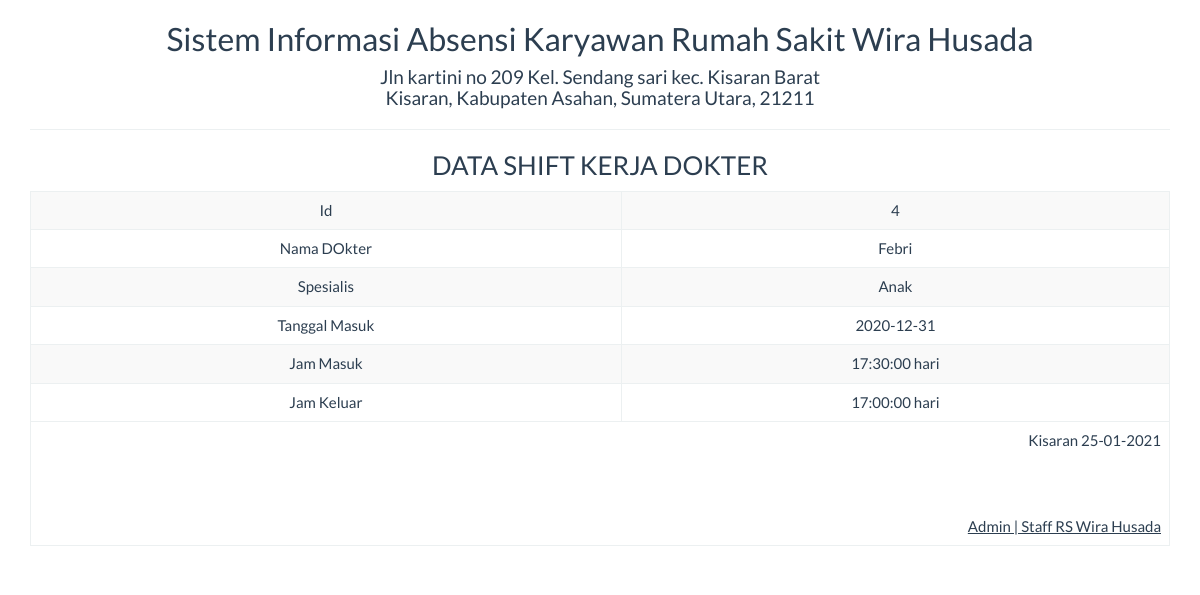
The app's page /report/shift_satu.php?id=4 with its own data.
### tables this page shows
CREATE TABLE `tb_shift` (
  `id` int(4) NOT NULL,
  `nm_dokter` varchar(30) NOT NULL,
  `spesialis` enum('Penyakit Dalam','Anak','Gigi dan Mulut','THT','Mata','Kulit dan Kelamin','Kandungan','Tulang','Saraf','Psikiater') NOT NULL,
  `tgl_kerja` date NOT NULL,
  `jam_masuk` time NOT NULL,
  `jam_keluar` time NOT NULL
);

### report/shift_satu.php (the view, shortened to what this page needs)
<!DOCTYPE html>
<html>
    <head>
        <link href="../Assets/css/bootstrap.min.css" rel="stylesheet" type="text/css"/>
    </head>
    <body onload="print()">
        <?php
        include '../config/koneksi.php';
        $sql = "SELECT * FROM tb_shift WHERE id='" . $_GET ['id'] . "'";
        $query = mysqli_query($koneksi, $sql) or die("SQL Detail error");
        $data = mysqli_fetch_array($query);
        ?>
        <div class="container">
            <div class='row'>
                <div class="col-sm-12">
                    <div class="text-center">
                        <h2>Sistem Informasi Absensi Karyawan Rumah Sakit Wira Husada</h2>
                        <h4>Jln kartini no 209 Kel. Sendang sari kec. Kisaran Barat<br> Kisaran, Kabupaten Asahan, Sumatera Utara, 21211</h4>
                        <hr>
                        <h3>DATA SHIFT KERJA DOKTER</h3>
                        <table class="table table-bordered table-striped table-hover">
                            <tbody>
								<tr>
                                    <td>Id</td> <td><?= $data['id'] ?></td>
                                </tr>
                                <tr>
                                    <td>Nama DOkter</td> <td><?= $data['nm_dokter'] ?></td>
                                </tr>
                                <tr>
                                    <td>Spesialis</td> <td><?= $data['spesialis'] ?></td>
                                </tr>
                                <tr>
                                    <td>Tanggal Masuk</td> <td><?= $data['tgl_kerja'] ?></td>
                                </tr>
								<tr>
                                    <td>Jam Masuk</td> <td><?= $data['jam_masuk'] ?> hari</td>
                                </tr>
                                <tr>
                                    <td>Jam Keluar</td> <td><?= $data['jam_keluar'] ?> hari</td>
                                </tr>
                            </tbody>
                            <tfoot>
                                <tr>
                                    <td colspan="2" class="text-right">
                                        Kisaran  <?= date("d-m-Y") ?>
                                        <br><br><br><br>
                                        <u>Admin | Staff RS Wira Husada<strong></u><br>
									</td>
								</tr>
							</tfoot>
                        </table>
                    </div>
                </div>
            </div>
    </body>
</html>

### records on screen
tb_shift: id "4", nm_dokter "Febri", spesialis "Anak", tgl_kerja "2020-12-31", jam_masuk "17:30:00", jam_keluar "17:00:00"
